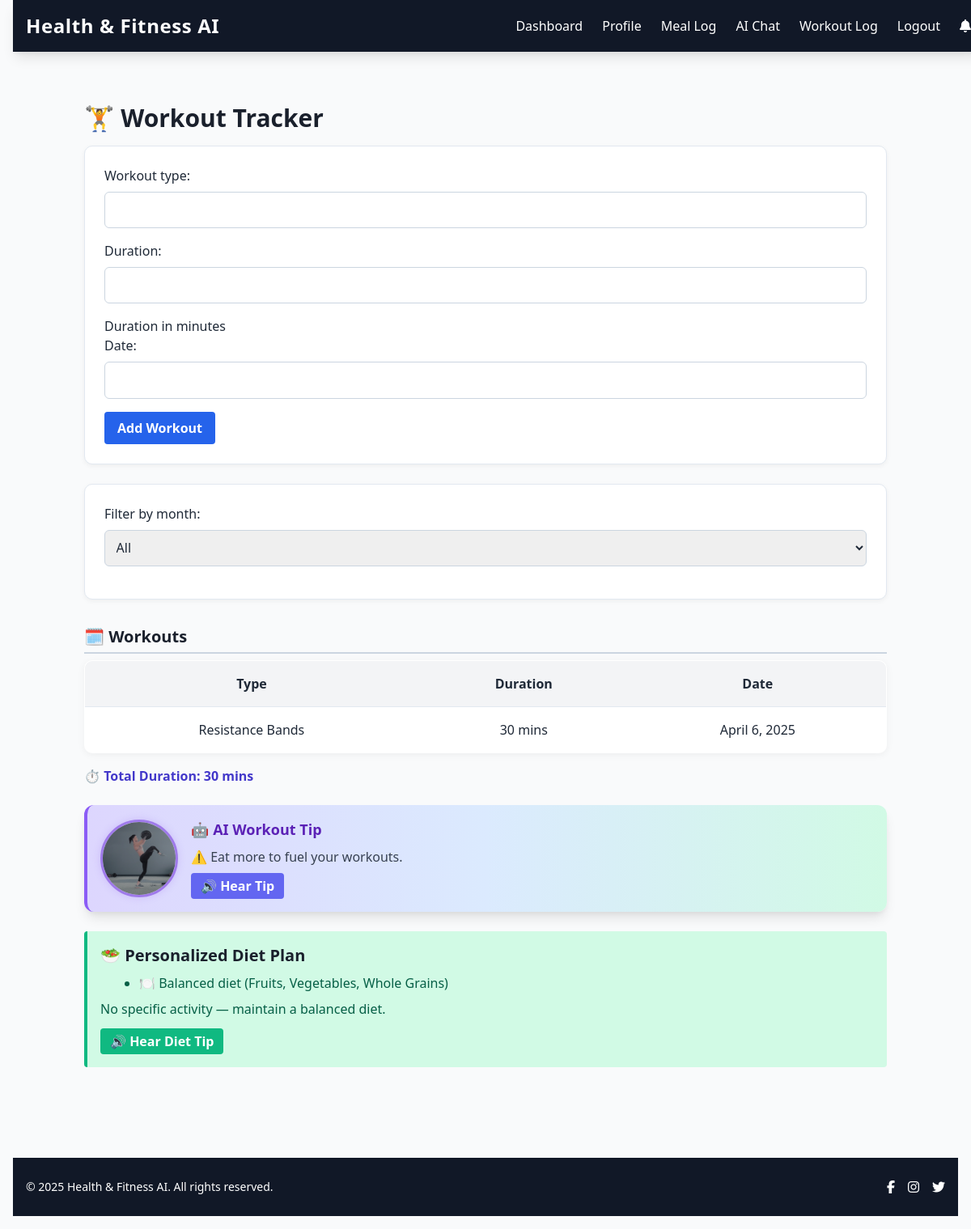
The page /workouts/ (signed in) on the database its author committed.
### workouts/models.py (models this page shows, shortened)
class Workout(models.Model):
    user = models.ForeignKey(User, on_delete=models.CASCADE)
    workout_type = models.CharField(max_length=100)
    duration = models.PositiveIntegerField(help_text="Duration in minutes")
    date = models.DateField()

### workouts/views.py (the view, shortened to what this page needs)
# urls.py: path('', views.workout_list, name='workout_list'),
@login_required
def workout_list(request):
    all_workouts = Workout.objects.filter(user=request.user)  # All workouts for diet analysis
    workouts = all_workouts.order_by('-date')  # default
    selected_month = request.GET.get('month')
    if selected_month:
        workouts = workouts.filter(date__month=selected_month)
    form = WorkoutForm()
    usda_food_data = [
        {'calories': 300, 'protein': 20},
        {'calories': 250, 'protein': 15},
    ]
    ai_recommendation = generate_workout_ai_recommendation(workouts, usda_food_data)
    diet_plan = generate_diet_plan_by_activity(all_workouts)  # Use all workouts here
    total_duration = workouts.aggregate(Sum('duration'))['duration__sum'] or 0
    return render(request, 'workouts/workout_list.html', {
        'form': form,
        'workouts': workouts,
        'selected_month': selected_month,
        'months': list(enumerate(month_name))[1:],
        'total_duration': total_duration,
        'ai_recommendation': ai_recommendation,
        'diet_plan': diet_plan
    })

### workouts/forms.py
class WorkoutForm(forms.ModelForm):  # ✅ Correct
    class Meta:
        model = Workout
        fields = ['workout_type', 'duration', 'date']

### notifications/context_processors.py (called while the page is built)
def notification_status(request):
    if request.user.is_authenticated:
        has_new = Notification.objects.filter(user=request.user, is_read=False).exists()
        return {'has_new_notifications': has_new}
    return {}

### templates/workouts/workout_list.html (shortened to what this page needs)
{% extends 'users/base.html' %}
{% load static %}
{% block content %}
{% load static %}
<link rel="stylesheet" href="{% static 'workoutlist.css' %}">
<h1 class="text-3xl font-bold mb-4">🏋️ Workout Tracker</h1>
<form method="post" class="mb-6">
    {{ form.as_p }}
    <button type="submit" class="bg-blue-600 text-white px-4 py-2 rounded">Add Workout</button>
</form>
<form method="get" class="mb-4">
    <label>Filter by month:</label>
    <select name="month" onchange="this.form.submit()">
        <option value="">All</option>
    </select>
</form>
<h2 class="text-xl font-semibold">🗓️ Workouts</h2>
<table class="table-auto w-full mt-2 border border-gray-200">
    <thead class="bg-gray-100">
        <tr><th>Type</th><th>Duration</th><th>Date</th></tr>
    </thead>
    <tbody>
    {% for w in workouts %}
        <tr class="text-center border-t">
            <td>{{ w.workout_type }}</td>
            <td>{{ w.duration }} mins</td>
            <td>{{ w.date }}</td>
        </tr>
    {% endfor %}
    </tbody>
</table>
<p class="mt-4 font-bold text-indigo-700">⏱️ Total Duration: {{ total_duration }} mins</p>
{% if ai_recommendation %}
<div class="mt-6 flex items-center p-4 bg-gradient-to-r from-purple-200 via-blue-100 to-green-100 rounded-xl shadow-lg border-l-4 border-purple-500">
    <img src="{% static 'images/workoutai.gif' %}" alt="AI Coach" class="w-24 h-24 mr-4 rounded-full shadow-lg border-2 border-purple-400">
    <div>
        <h3 class="text-lg font-semibold text-purple-800">🤖 AI Workout Tip</h3>
        <p id="ai-tip-text" class="text-gray-700 mt-1">{{ ai_recommendation }}</p>
        <button onclick="speakTip()" class="mt-2 px-3 py-1 bg-indigo-500 text-white rounded hover:bg-indigo-700">🔊 Hear Tip</button>
    </div>
</div>
{% endif %}
{% if diet_plan %}
    <div class="mt-6 p-4 bg-green-100 border-l-4 border-green-500 text-green-800 rounded">
        <h3 class="text-xl font-semibold mb-2">🥗 Personalized Diet Plan</h3>
        <ul class="list-disc ml-6 mb-2">
            {% for meal in diet_plan.meals %}
                <li>{{ meal }}</li>
            {% endfor %}
        </ul>
        <p class="font-medium">{{ diet_plan.summary }}</p>
        <button onclick="speakDietPlan()" class="mt-3 px-3 py-1 bg-green-500 text-white rounded hover:bg-green-600">
            🔊 Hear Diet Tip
        </button>
    </div>
{% endif %}
{% endblock %}

### static/workoutlist.css (style rules this page uses)
body { font-family: 'Segoe UI', Tahoma, Geneva, Verdana, sans-serif; background: #f0f4f8; margin: 0; padding: 1rem; color: #2d3748; }
h1, h2, h3 { color: #1a202c; }
h1 { font-size: 2rem; margin-bottom: 1.5rem; }
h2 { margin-top: 2rem; font-size: 1.5rem; border-bottom: 2px solid #cbd5e0; padding-bottom: 0.3rem; }
h3 { font-size: 1.3rem; margin-bottom: 0.5rem; }
form { background: #ffffff; border: 1px solid #e2e8f0; padding: 1.5rem; border-radius: 10px; margin-bottom: 1.5rem; box-shadow: 0 2px 6px rgba(0, 0, 0, 0.05); }
input, select, textarea { width: 100%; padding: 0.6rem; margin: 0.5rem 0 1rem; border: 1px solid #cbd5e0; border-radius: 6px; font-size: 1rem; }
button { background-color: #4c51bf; color: white; padding: 0.6rem 1.2rem; border: none; border-radius: 6px; font-weight: 600; transition: background-color 0.3s ease; }
table { width: 100%; border-collapse: collapse; margin-top: 1rem; background-color: #fff; border-radius: 10px; overflow: hidden; box-shadow: 0 2px 10px rgba(0, 0, 0, 0.05); }
th, td { padding: 1rem; text-align: center; border-bottom: 1px solid #e2e8f0; }
thead { background-color: #f7fafc; font-weight: bold; }
img.rounded-full { border-radius: 50%; border: 3px solid #9f7aea; box-shadow: 0 0 10px rgba(159, 122, 234, 0.3); }
ul.list-disc { padding-left: 1.5rem; list-style-type: disc; }
li { margin-bottom: 0.4rem; }

### rows shown on the page
Workout: workout_type "Resistance Bands", duration "30", date "April 6, 2025"

### other values the page prints
{{ total_duration }} "30"
{{ ai_recommendation }} "⚠️ Eat more to fuel your workouts."
{{ meal }} "🍽️ Balanced diet (Fruits, Vegetables, Whole Grains)"
{{ diet_plan.summary }} "No specific activity — maintain a balanced diet."
